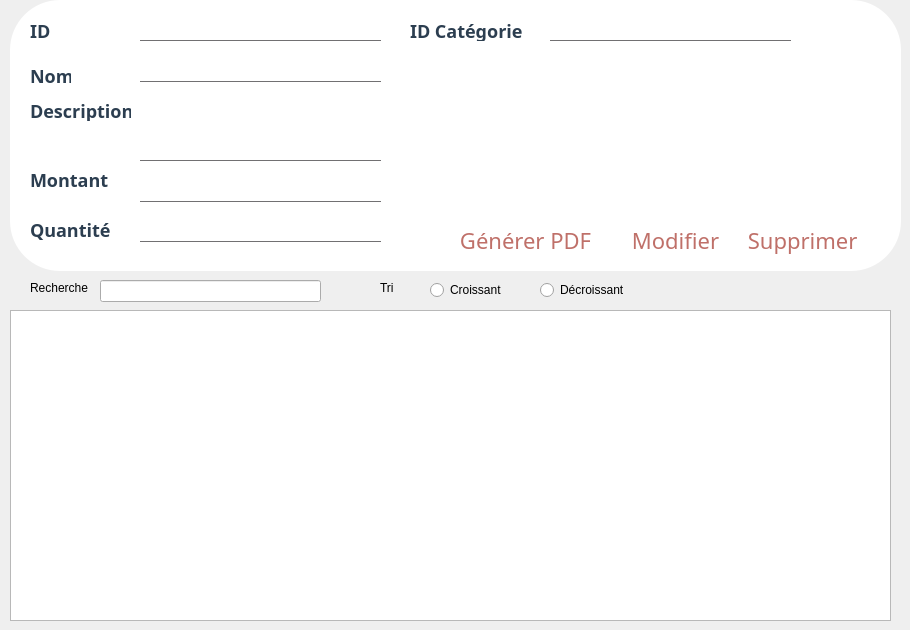
      <widget class="QWidget" name="Afficher">
       <attribute name="title">
        <string>Consulter la liste des dons</string>
       </attribute>
       <widget class="QTableView" name="tableView_3">
        <property name="geometry">
         <rect>
          <x>10</x>
          <y>310</y>
          <width>881</width>
          <height>311</height>
         </rect>
        </property>
       </widget>
       <widget class="QFrame" name="frame_10">
        <property name="geometry">
         <rect>
          <x>10</x>
          <y>0</y>
          <width>891</width>
          <height>271</height>
         </rect>
        </property>
        <property name="styleSheet">
         <string notr="true">QFrame{
border-radius:50px;

background-color: white;
}

QLabel{
color: #2C3E50;
font-size:18px;
font:bold;
font-family : century gothic;
}

QLineEdit{
background:transparent;
border:none;
color:#717072;
border-bottom:1px solid #717072;
}

QPushButton{
font-size:22px;
font-family:century gothic;
background:transparent;
border-radius:60px;
color:#BF7069;
border-radius:15px;
/*border:1px solid #BF7069;*/
}
QPushButton:hover{
color:#931A43;
/*background:#801414;*/
background:rgb(255, 228, 228);
border-radius:15px;
}</string>
        </property>
        <property name="frameShape">
         <enum>QFrame::StyledPanel</enum>
        </property>
        <property name="frameShadow">
         <enum>QFrame::Raised</enum>
        </property>
        <widget class="QLabel" name="label_77">
         <property name="geometry">
          <rect>
           <x>20</x>
           <y>220</y>
           <width>151</width>
           <height>20</height>
          </rect>
         </property>
         <property name="text">
          <string>Quantité</string>
         </property>
        </widget>
        <widget class="QLineEdit" name="lineEdit_description_8">
         <property name="geometry">
          <rect>
           <x>130</x>
           <y>120</y>
           <width>241</width>
           <height>41</height>
          </rect>
         </property>
        </widget>
        <widget class="QLabel" name="label_78">
         <property name="geometry">
          <rect>
           <x>20</x>
           <y>100</y>
           <width>101</width>
           <height>21</height>
          </rect>
         </property>
         <property name="text">
          <string>Description</string>
         </property>
        </widget>
        <widget class="QLineEdit" name="lineEdit_nom_8">
         <property name="geometry">
          <rect>
           <x>130</x>
           <y>60</y>
           <width>241</width>
           <height>22</height>
          </rect>
         </property>
        </widget>
        <widget class="QLineEdit" name="lineEdit_qut_8">
         <property name="geometry">
          <rect>
           <x>130</x>
           <y>220</y>
           <width>241</width>
           <height>22</height>
          </rect>
         </property>
        </widget>
        <widget class="QLineEdit" name="lineEdit_id_8">
         <property name="geometry">
          <rect>
           <x>130</x>
           <y>20</y>
           <width>241</width>
           <height>21</height>
          </rect>
         </property>
        </widget>
        <widget class="QLabel" name="label_79">
         <property name="geometry">
          <rect>
           <x>20</x>
           <y>60</y>
           <width>41</width>
           <height>31</height>
          </rect>
         </property>
         <property name="text">
          <string>Nom</string>
         </property>
        </widget>
        <widget class="QLabel" name="label_80">
         <property name="geometry">
          <rect>
           <x>20</x>
           <y>20</y>
           <width>41</width>
           <height>21</height>
          </rect>
         </property>
         <property name="text">
          <string>ID</string>
         </property>
        </widget>
        <widget class="QLabel" name="label_81">
         <property name="geometry">
          <rect>
           <x>20</x>
           <y>170</y>
           <width>91</width>
           <height>20</height>
          </rect>
         </property>
         <property name="text">
          <string>Montant</string>
         </property>
        </widget>
        <widget class="QLineEdit" name="lineEdit_mt_8">
         <property name="geometry">
          <rect>
           <x>130</x>
           <y>180</y>
           <width>241</width>
           <height>22</height>
          </rect>
         </property>
        </widget>
        <widget class="QPushButton" name="pushButton_supprimer">
         <property name="geometry">
          <rect>
           <x>730</x>
           <y>220</y>
           <width>131</width>
           <height>41</height>
          </rect>
         </property>
         <property name="text">
          <string>Supprimer </string>
         </property>
        </widget>
        <widget class="QPushButton" name="pushButton_modifier">
         <property name="geometry">
          <rect>
           <x>610</x>
           <y>220</y>
           <width>111</width>
           <height>41</height>
          </rect>
         </property>
         <property name="text">
          <string>Modifier</string>
         </property>
        </widget>
        <widget class="QPushButton" name="pushButton_PDF">
         <property name="geometry">
          <rect>
           <x>430</x>
           <y>220</y>
           <width>171</width>
           <height>41</height>
          </rect>
         </property>
         <property name="text">
          <string>Générer PDF</string>
         </property>
        </widget>
        <widget class="QLabel" name="label_82">
         <property name="geometry">
          <rect>
           <x>400</x>
           <y>20</y>
           <width>121</width>
           <height>21</height>
          </rect>
         </property>
         <property name="text">
          <string>ID Catégorie</string>
         </property>
        </widget>
        <widget class="QLineEdit" name="lineEdit_id_categorie">
         <property name="geometry">
          <rect>
           <x>540</x>
           <y>20</y>
           <width>241</width>
           <height>21</height>
          </rect>
         </property>
        </widget>
       </widget>
       <widget class="QLabel" name="label_83">
        <property name="geometry">
         <rect>
          <x>30</x>
          <y>280</y>
          <width>71</width>
          <height>16</height>
         </rect>
        </property>
        <property name="text">
         <string>Recherche</string>
        </property>
       </widget>
       <widget class="QLineEdit" name="lineEdit_recherche">
        <property name="geometry">
         <rect>
          <x>100</x>
          <y>280</y>
          <width>221</width>
          <height>22</height>
         </rect>
        </property>
       </widget>
       <widget class="QRadioButton" name="radioButton_C">
        <property name="geometry">
         <rect>
          <x>430</x>
          <y>280</y>
          <width>97</width>
          <height>20</height>
         </rect>
        </property>
        <property name="text">
         <string>Croissant</string>
        </property>
       </widget>
       <widget class="QRadioButton" name="radioButton_D">
        <property name="geometry">
         <rect>
          <x>540</x>
          <y>280</y>
          <width>97</width>
          <height>20</height>
         </rect>
        </property>
        <property name="text">
         <string>Décroissant</string>
        </property>
       </widget>
       <widget class="QLabel" name="label_84">
        <property name="geometry">
         <rect>
          <x>380</x>
          <y>280</y>
          <width>31</width>
          <height>16</height>
         </rect>
        </property>
        <property name="text">
         <string>Tri</string>
        </property>
       </widget>
      </widget>
